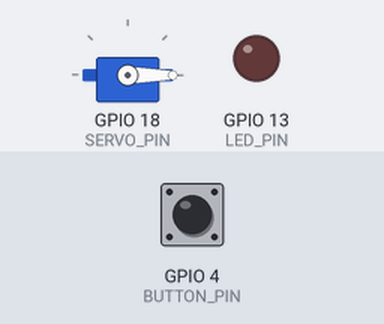
Bench run of a sketch on a simulated ESP32. On the bench: servo, output pins drawn as LEDs (lit = HIGH). The test bench sets the inputs (shaded band); at power-on: GPIO 4 (BUTTON_PIN) HIGH. What the sketch prints to the serial monitor is not drawn.

Above: at 1.2 s.
1.3 s: GPIO 4 (BUTTON_PIN) pulled LOW for 0.15 s
At 2.5 s:
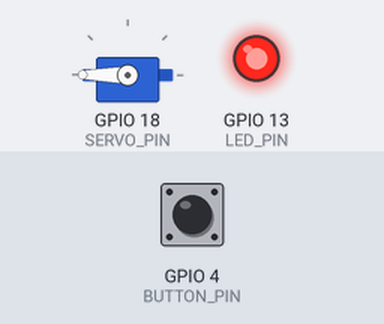
At 4.8 s:
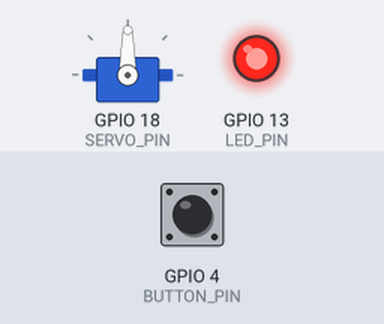
Timing chart, 0 to 8.8 s (numbered marks = the images above; inputs shaded):
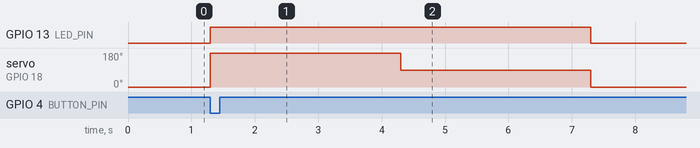

Measured:
- after the input at 1.3 s, GPIO 13 (LED_PIN): LOW → HIGH at once, → LOW 6.0 s later; servo on GPIO 18 (SERVO_PIN): 0° → 180° at once, → 90° 3.0 s later, → 0° 3.0 s later

The sketch:

sketch.ino
```cpp
#include <ESP32Servo.h>
const int BUTTON_PIN = 4;
const int LED_PIN = 13;
bool ledStatus = false;
Servo servo;
int SERVO_PIN = 18;
const int TRIG_PIN = 5;
const int ECHO_PIN = 17;
int lastButtonState = HIGH; /* default lastbuttonstate to high
because of input pullup, which means hgih == led off
*/
// --- Telemetry Configurations ---
unsigned long lastSensorCheckTime = 0;   // Stores the timestamp of the last ultrasonic reading
const unsigned long sensorInterval = 2000; // 2000ms (2 seconds) background task interval

const float HOPPER_TOTAL_DEPTH = 30.0;   // The maximum empty depth we calibrated
const float LOW_FOOD_THRESHOLD = 5.0;    // Warning threshold for remaining food height

void setup() {
  // put your setup code here, to run once:
  Serial.begin(115200);
  Serial.println("Hello, ESP32!");
  servo.attach(SERVO_PIN);
  pinMode(TRIG_PIN, OUTPUT);
  pinMode(ECHO_PIN, INPUT);

  pinMode(LED_PIN, OUTPUT);
  // Configures GPIO 4 as an Input AND activates the internal pull-up resistor
  pinMode(BUTTON_PIN, INPUT_PULLUP);
  servo.write(0);
  Serial.println("--- CPE 400: Ultrasonic Calibration Mode ---");
  Serial.println("Place your sensor at the top of your empty container.");
}

void loop() {
  // put your main code here, to run repeatedly:
  // check the eelctrical state of our input button
  int currentButtonState = digitalRead(BUTTON_PIN);
  if( // logic of condition means check  if button is pressed
    currentButtonState == LOW && lastButtonState == HIGH){
      ledStatus = !ledStatus; // flip or toggle the ledSatus
      servo.write(180);
      digitalWrite(LED_PIN, ledStatus);
      delay(3000);
      servo.write(90);
      delay(3000);
      servo.write(0);
      digitalWrite(LED_PIN, LOW);

  }

  lastButtonState = currentButtonState;

}
```
